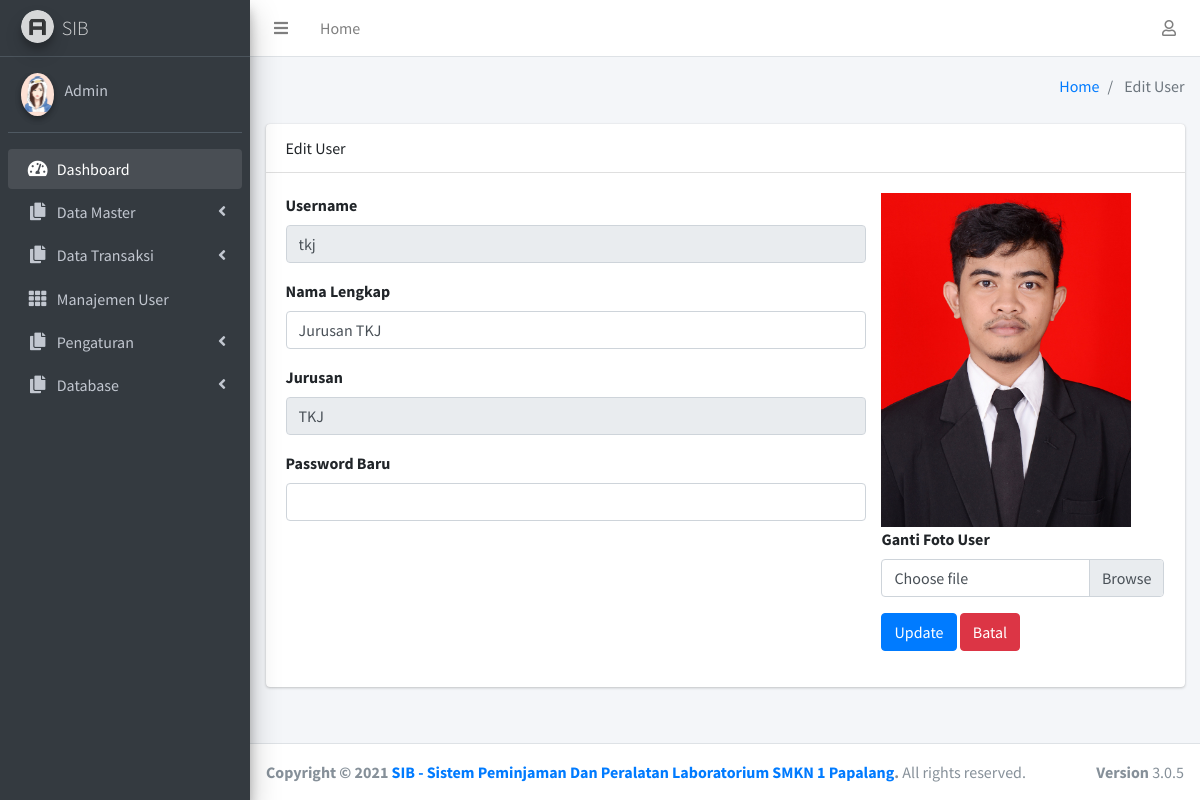
Screenshot of /admin/updateuser?id=2 (signed in) with the database file from the repository.
### tables this page shows
CREATE TABLE `user` (
  `user_id` char(4) NOT NULL,
  `username` varchar(100) NOT NULL,
  `password` varchar(100) NOT NULL,
  `nama_lengkap` varchar(100) NOT NULL,
  `level` enum('Administrator','Sapras','TKJ','TAV','TPHP','TBSM','TKR','TLAS','DPIB') NOT NULL,
  `gambar` varchar(100) NOT NULL
);

### admin/updateuser.php (the view, shortened to what this page needs)
<?php
include "global_header.php"; ?>
<div class="content">
    <div class="container-fluid">
        <div class="row">
            <div class="col-lg-12">
                <div class="card">
                    <div class="card-header">Edit User</div>
                    <div class="card-body">
                        <?php
                    $query = $koneksi->query("SELECT * FROM user WHERE user_id = '$_GET[id]'");
                    if(is_array($query) || is_object($query)){
                    foreach ($query as $data) {
                    ?>
                        <form action="prosesedituser.php?id=<?= $_GET['id'];?>" method="post" enctype="multipart/form-data">
                            <div class="row">
                                <div class="col-md-8">
                                    <div class="form-group">
                                        <label>Username</label>
                                        <input class="form-control" name="username" id="username" type="text"
                                            value="<?= $data['username']; ?>" readonly>
                                    </div>
                                    <div class="form-group">
                                        <label>Nama Lengkap</label>
                                        <input class="form-control" name="nama_lengkap" id="nama_lengkap" type="text"
                                            value="<?= $data['nama_lengkap']; ?>">
                                    </div>
                                    <div class="form-group">
                                        <label>Jurusan</label>
                                        <input class="form-control" name="level" id="level" type="text"
                                            value="<?= $data['level']; ?>" readonly>
                                    </div>
                                    <div class="form-group">
                                        <label>Password Baru</label>
                                        <input class="form-control" name="password" id="password" type="text">
                                    </div>
                                </div>
                                <div class="col-md-4">
                                    <img src="./img/user/<?= $data['gambar']; ?>" style="
    width: 250px;
" alt="">
                                    <div class="form-group">
                                        <label for="foto">Ganti Foto User</label>
                                        <div class="custom-file">
                                            <label class="custom-file-label" for="customFile">Choose file</label>
                                        </div>
                                    </div>
                                    <div class="form-group form-actions">
                                        <input class="btn btn-primary" type="submit" value="Update">
                                        <input class="btn btn-danger" id="reset" type="reset" value="Batal"
                                            onclick="self.history.back()">
                                    </div>
                                </div>
                            </div>
                        </form>
                        <?php }} ?>
                    </div>
                </div>
            </div>
        </div>
    </div>
</div>
</div>
<?php include "global_footer.php"; ?>

### rows the page displays
user: username "tkj", nama_lengkap "Jurusan TKJ", level "TKJ", gambar (picture)

### other values shown
$_SESSION['nama_lengkap'] "Admin"
$halaman "Edit User"
